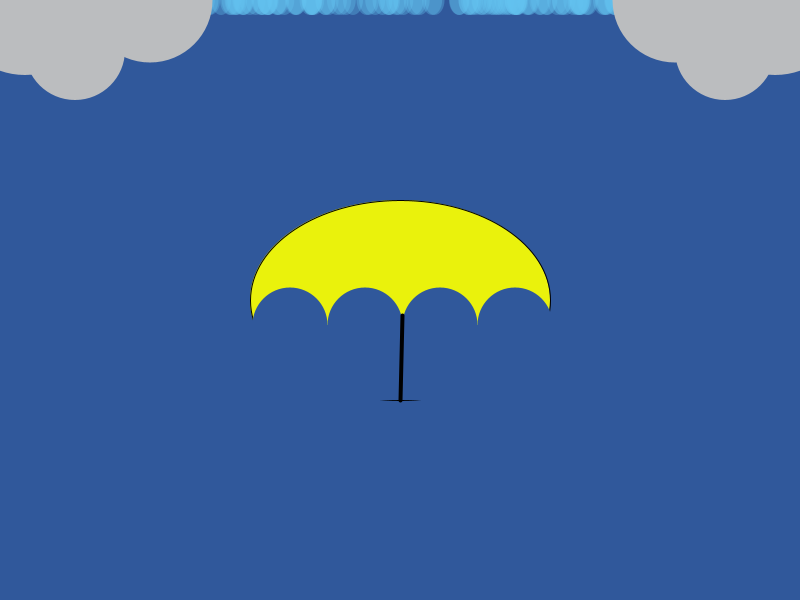
Frame 1 (no input)
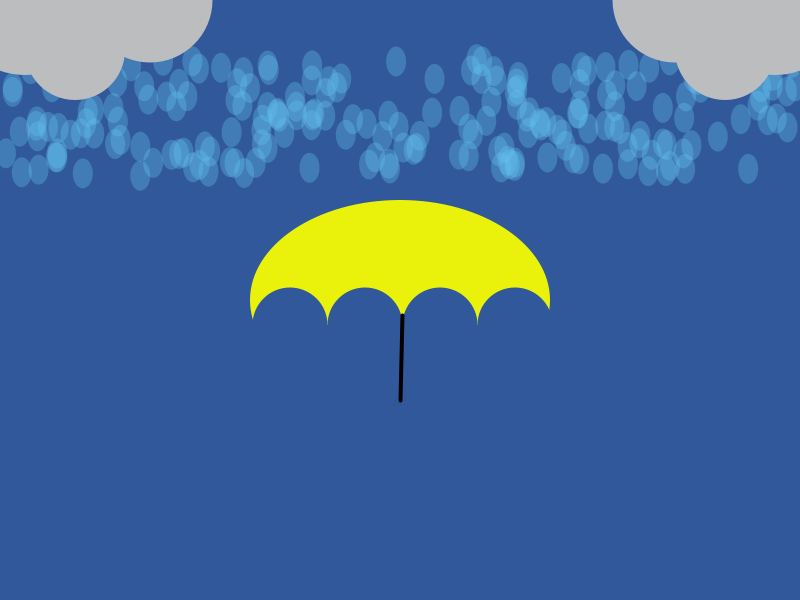
Frame 60 (the mouse pressed at the canvas centre just before this capture)
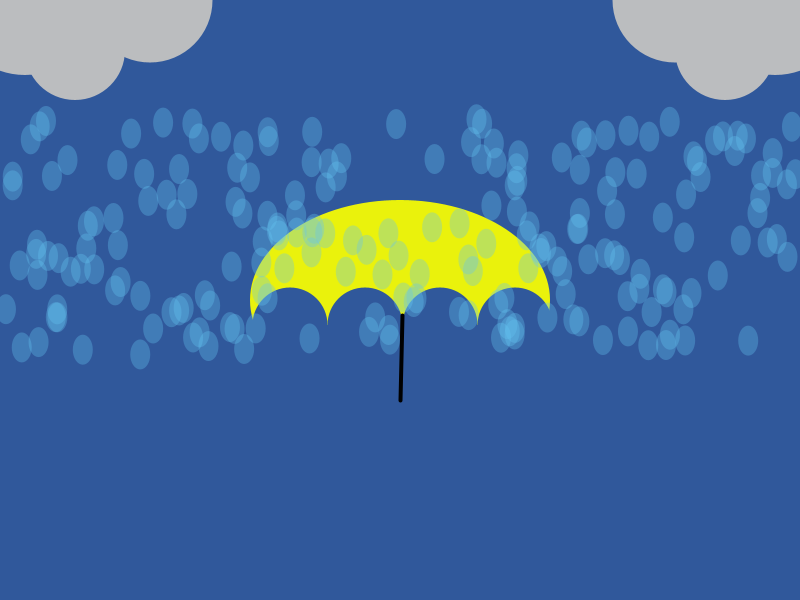
Frame 120 (the mouse held since frame 60 and released just before this capture)

The Processing sketch that drew these frames (run headless with seeded random() and noise(); from frame 60 on, the mouse is pressed at the canvas centre):

// Processing sketch: Edit2
// ── Edit2.pde
Droptop[] rDrop = new Droptop[200]; /*instead of two sepearate objects, 
i can use on line of coding with an array. An array is a list. '[2]' represents the 
number of spaces in the index. in coding, counting starts from the number zero to account for the index.*/

void setup() { 
  size (800, 600);
  for (int i = 0; i < rDrop.length; i++){ //i can use rDrop.length because it will represent the length of the strong (or how many spots are listed in the array"
  rDrop[i] = new Droptop();
  }
}
  /* this shows how to call object in setup
  rDrop[0] = new Droptop(40,4);
  rDrop[1] = new Droptop();*/

void draw (){
  background(48,88,155);
  
  
  //umbrella
  fill(234,242,12);
  ellipse(400,300,300,200);
  
  
  /*shapes to create umbrella and hide yellow, this code has to be
  placed below the umbrella ellipse, so it is place 'over' the yellow*/
  fill(48,88,155);
  noStroke();
  ellipse(290,325,75,75);
  ellipse(515,325,75,75);
  ellipse(440,325,75,75);
  ellipse(365,325,75,75);
  rect(252.5,325,300,75);
  
  //umbrella holder
  strokeWeight(4);
  stroke(0);
  line(402,315,400,400);
  
  
  //lines 19-21 are where we initialize the array within a loop
  for (int i = 0; i < rDrop.length; i++){
  rDrop[i].display();
  rDrop[i].move();
  }
  
  //lines 49-56 show just a fraction of the cumbersome coding from my original sketch
  
  //clouds 
  fill(187,189,191);
  noStroke();
  ellipse(25,0,150,150);
  ellipse(75,50,100,100);
  ellipse(150,0,125,125);
  ellipse(775,0,150,150);
  ellipse(725,50,100,100);
  ellipse(675,0,125,125);
/*order is still very crucial in the function of my code*/
}
// ── RainPouringConstructor.pde
class Droptop{
  color c;
  float xpos;
  float ypos;
  float diam1;
  float diam2;
  float yspeed;
  
  Droptop(float tempX, float tempYs){ /*float tempX and float tempYs are placed here 
  so I can alter the x position and speed easily in the parameters of my object. */ 
    c = color(99,196,240,85);
    xpos = tempX; //Here I assigned xpos as tempX so the value I plave in () will come from here. 
    ypos = 0; //I want all the rain to start from 0
    diam1 = 20; //I want both of my diameters to stay the same, so they are not 'temp'
    diam2 = 30;
    yspeed = tempYs; //Here I assigned yspeed as tempYs so the value i put in () will be taken from here
  }
  
  Droptop() { /*Here I made a second version of the same function, 
  so it isnt necessary to fill (). This is called 'overloading'*/
    c = color(99,196,240,85);
    xpos = random(width);
    ypos = 0;
    diam1 = 20;
    diam2 = 30;
    yspeed = random(1,3);/*i did not want to make this speed uniform 
    depending on the amount of blank() used*/ 
  }
    
  void display(){
    noStroke();
    fill(99,196,240,85);
    ellipse (xpos, ypos, diam1, diam2); /*This shows the format for the circles
    so I dont have to type it continuously*/
  }
  
  void move(){
    ypos = ypos + yspeed;
    if (ypos > height){
      ypos = 0;
    }
  }
}
